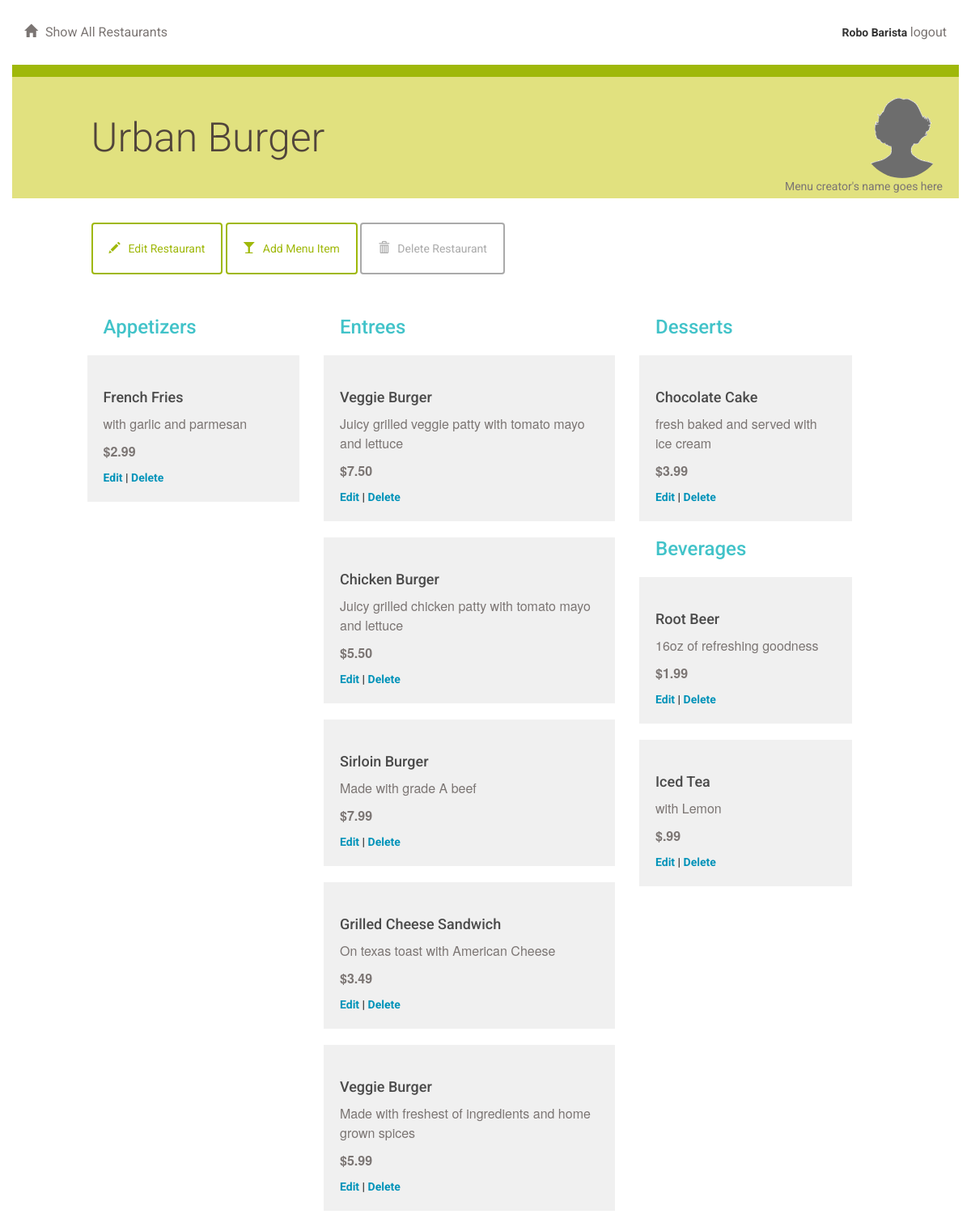
/restaurant/1/menu/ (signed in), run on the app's committed database.
### database_setup.py (models this page shows, shortened)
class User(Base):
    __tablename__ = 'user'
    id = Column(Integer, primary_key=True)
    name = Column(String(250), nullable=False)
    email = Column(String(250), nullable=False)
    picture = Column(String(250))
    password=Column(String(250))

class Restaurant(Base):
    __tablename__ = 'restaurant'
    id = Column(Integer, primary_key=True)
    name = Column(String(250), nullable=False)
    user_id = Column(Integer, ForeignKey('user.id'))
    user = relationship(User)

class MenuItem(Base):
    __tablename__ = 'menu_item'
    name = Column(String(80), nullable=False)
    id = Column(Integer, primary_key=True)
    description = Column(String(250))
    price = Column(String(8))
    course = Column(String(250))
    restaurant_id = Column(Integer, ForeignKey('restaurant.id'))
    restaurant = relationship(Restaurant,backref=backref('menu_item', cascade='all,delete'))
    user_id = Column(Integer, ForeignKey('user.id'))
    user = relationship(User)

### __init__.py (the view)
@app.route('/restaurant/<int:restaurant_id>/')
@app.route('/restaurant/<int:restaurant_id>/menu/')
def showMenu(restaurant_id):
    restaurant = session.query(Restaurant).filter_by(id=restaurant_id).one()
    creator = getUserInfo(restaurant.user_id)
    items = session.query(MenuItem).filter_by(
        restaurant_id=restaurant_id).all()
    if 'username' not in login_session \
            or creator.id != login_session['user_id']:
        if 'username' in login_session:
            return render_template('publicmenu.html',
                                   items=items, restaurant=restaurant,
                                   creator=creator,
                                   username=login_session['username'])
        else:
            return render_template('publicmenu.html',
                                   items=items,
                                   restaurant=restaurant,
                                   creator=creator)
    else:
        return render_template('menu.html', items=items, restaurant=restaurant,
                               creator=creator,
                               username=login_session['username'])

### __init__.py (called while the page is built)
def getUserInfo(user_id):
    user = session.query(User).filter_by(id=user_id).one()
    return user

### templates/menu.html (shortened to what this page needs)
{% extends "main.html" %}
{% block content %}
{% include "header.html" %}
	<div class="row divider green">
		<div class="col-md-12"></div>
	</div>
	<div class="row banner menu">
		<div class="col-md-11 col-md-offset-1 padding-none">
			<h1>{{ restaurant.name }}
			<figure class="creator">
				<img src="{{ url_for('static', filename='blank_user.gif') }}">
				<figcaption>Menu creator's name goes here</figcaption>
			</figure>
			</h1>
		</div>
	</div>
	<div class="row padding-top padding-bottom">
		<div class="col-md-1"></div>
		<div class="col-md-11 padding-none">
			<a href="{{url_for('editRestaurant', restaurant_id = restaurant.id )}}">
				<button class="btn btn-default" id="new-menu-item">
					<span class="glyphicon glyphicon-pencil" aria-hidden="true"></span>Edit Restaurant
				</button>
			</a>
			<a href="{{url_for('newMenuItem', restaurant_id = restaurant.id )}}">
				<button class="btn btn-default" id="new-menu-item">
					<span class="glyphicon glyphicon-glass" aria-hidden="true"></span>Add Menu Item
				</button>
			</a>
						<a href="{{url_for('deleteRestaurant', restaurant_id = restaurant.id )}}">
				<button class="btn btn-default delete" id="delete-restaurant">
					<span class="glyphicon glyphicon-trash" aria-hidden="true"></span>Delete Restaurant
				</button>
			</a>
		</div>
		<div class="col-md-7"></div>
	</div>
	{% if items !=[] %}
		<div class="row">
			<div class="col-md-1"></div>
			<div class="col-md-3">
				<h2>Appetizers</h2>
					{% for i in items %}
						{% if i.course == 'Appetizer' %}
							<div class="menu-item">
								<h3>{{i.name}}</h3>
								<p>{{i.description}}</p>
								<p class="menu-price">{{i.price}}</p>
								<a href='{{url_for('editMenuItem', restaurant_id = restaurant.id, menu_id=i.id ) }}'>Edit</a> |
								<a href='{{url_for('deleteMenuItem', restaurant_id = restaurant.id, menu_id=i.id ) }}'>Delete</a>
							</div>
						{% endif %}
					{% endfor %}
			</div>
			<div class="col-md-4">
				<h2>Entrees</h2>
					{% for i in items %}
						{% if i.course == 'Entree' %}
						<div class="menu-item">
							<h3>{{i.name}}</h3>
							<p>{{i.description}}</p>
							<p class="menu-price">{{i.price}}</p>
							<a href='{{url_for('editMenuItem', restaurant_id = restaurant.id, menu_id=i.id ) }}'>Edit</a> |
							<a href='{{url_for('deleteMenuItem', restaurant_id = restaurant.id, menu_id=i.id ) }}'>Delete</a>
						</div>
						{% endif %}
					{% endfor %}
			</div>
			<div class="col-md-3">
				<h2>Desserts</h2>
					{% for i in items %}
						{% if i.course == 'Dessert' %}
						<div class="menu-item">
							<h3>{{i.name}}</h3>
							<p>{{i.description}}</p>
							<p class="menu-price">{{i.price}}</p>
							<a href='{{url_for('editMenuItem', restaurant_id = restaurant.id, menu_id=i.id ) }}'>Edit</a> |
							<a href='{{url_for('deleteMenuItem', restaurant_id = restaurant.id, menu_id=i.id ) }}'>Delete</a>
						</div>
						{% endif %}
					{% endfor %}
				<h2>Beverages</h2>
					{% for i in items %}
						{% if i.course == 'Beverage' %}
						<div class="menu-item">
							<h3>{{i.name}}</h3>
							<p>{{i.description}}</p>
							<p class="menu-price">{{i.price}}</p>
							<a href='{{url_for('editMenuItem', restaurant_id = restaurant.id, menu_id=i.id ) }}'>Edit</a> |
							<a href='{{url_for('deleteMenuItem', restaurant_id = restaurant.id, menu_id=i.id ) }}'>Delete</a>
						</div>
						{% endif %}
					{% endfor %}
			</div>
			<div class="col-md-1"></div>
		</div>
	{% endif %}
{% endblock %}

### templates/header.html (shortened to what this page needs)
<div class="row top-menu">
    <div class="col-md-6">
        <a href="{{ url_for('showRestaurants') }}">
            <span class="glyphicon glyphicon-home" aria-hidden="true"></span>Show All Restaurants
        </a>
    </div>
    <div class="col-md-6 text-right">
{{ username }}
        {% if username is  defined %}
            <a href="{{ url_for('logout') }}">logout</a>
        {% endif %}
    </div>
</div>

### static/styles.css (style rules this page uses)
* { font-family: "Helvetica Neue Bold", Roboto, Helvetica, Arial, sans-serif; font-weight: 700; }
h1 { font-family: "Helvetica Neue Light", Roboto, Helvetica, Arial, sans-serif; font-size: 50px; color: #51453B; line-height: 60px; font-weight: 300; }
h2 { font-size: 24px; color: #42C3C9; line-height: 29px; }
h3 { font-size: 18px; color: #4A4A4A; line-height: 23px; }
p { font-family: "Helvetica Neue", Roboto, Helvetica, Arial, sans-serif; font-size: 16px; color: #7B7573; line-height: 24px; font-weight: 400; }
a { font-size: 14px; color: #0093B9; line-height: 17px; }
.padding-top { padding-top: 30px; }
.padding-bottom { padding-bottom: 30px; }
.padding-none { padding: 0; }
.btn { padding: 20px; margin: 0; border-color: #9FB80A; border-width: 2px; color: #9FB80A;; }
.btn.delete { border-color: #aaaaaa; color: #aaaaaa; }
.glyphicon { margin-right: 10px; }
.top-menu { padding-top: 30px; padding-bottom: 30px; }
.top-menu a { margin-bottom: 0; line-height: 16px; font-size: 16px; color: #7B7573; font-weight: 400; }
.divider { height: 15px; }
.divider.green { background-color: #9FB80A; }
.banner.menu { height: 150px; background-color: #E1E17F; }
.banner h1 { margin: 45px 0; }
.menu-item { background: #F0F0F0; padding: 20px; margin: 20px; margin-left: -20px; }
.menu-price { font-weight: 700; }
.creator { padding-right: 20px; margin-top: -20px; text-align: right; float:right; }
.creator img { width: 100px; border-radius: 50%; }
.creator figcaption { font-size: 14px; color: #7B7573; font-weight: 400; margin-top: -20px; }

### data on the page
User: name "Robo Barista"
Restaurant: name "Urban Burger"
MenuItem: name "French Fries", description "with garlic and parmesan", price "$2.99"
MenuItem: name "Veggie Burger", description "Juicy grilled veggie patty with tomato mayo and lettuce", price "$7.50"
MenuItem: name "Chicken Burger", description "Juicy grilled chicken patty with tomato mayo and lettuce", price "$5.50"
MenuItem: name "Sirloin Burger", description "Made with grade A beef", price "$7.99"
MenuItem: name "Grilled Cheese Sandwich", description "On texas toast with American Cheese", price "$3.49"
MenuItem: name "Veggie Burger", description "Made with freshest of ingredients and home grown spices", price "$5.99"
MenuItem: name "Chocolate Cake", description "fresh baked and served with ice cream", price "$3.99"
MenuItem: name "Root Beer", description "16oz of refreshing goodness", price "$1.99"
MenuItem: name "Iced Tea", description "with Lemon", price "$.99"
